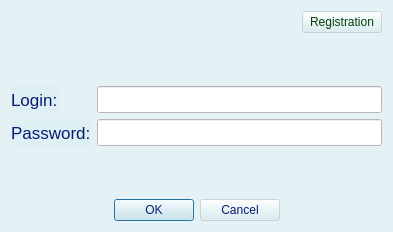
<?xml version="1.0" encoding="UTF-8"?>
<ui version="4.0">
 <class>LoginForm</class>
 <widget class="QWidget" name="LoginForm">
  <property name="geometry">
   <rect>
    <x>0</x>
    <y>0</y>
    <width>393</width>
    <height>232</height>
   </rect>
  </property>
  <property name="windowTitle">
   <string>Form</string>
  </property>
  <property name="styleSheet">
   <string notr="true">color: rgb(7, 27, 115);
background-color: rgba(213, 236, 241, 104);</string>
  </property>
  <layout class="QVBoxLayout" name="verticalLayout">
   <item>
    <layout class="QHBoxLayout" name="horizontalLayout_2">
     <item>
      <spacer name="horizontalSpacer_3">
       <property name="orientation">
        <enum>Qt::Horizontal</enum>
       </property>
       <property name="sizeHint" stdset="0">
        <size>
         <width>40</width>
         <height>20</height>
        </size>
       </property>
      </spacer>
     </item>
     <item>
      <widget class="QPushButton" name="registrationPushButton">
       <property name="styleSheet">
        <string notr="true">font: 25 italic 9pt &quot;Ubuntu&quot;;
color: rgb(6, 64, 13);
border-color: rgba(254, 252, 252, 0);</string>
       </property>
       <property name="text">
        <string>Registration</string>
       </property>
      </widget>
     </item>
    </layout>
   </item>
   <item>
    <spacer name="verticalSpacer">
     <property name="orientation">
      <enum>Qt::Vertical</enum>
     </property>
     <property name="sizeHint" stdset="0">
      <size>
       <width>20</width>
       <height>40</height>
      </size>
     </property>
    </spacer>
   </item>
   <item>
    <layout class="QFormLayout" name="formLayout">
     <item row="0" column="0">
      <widget class="QLabel" name="label">
       <property name="font">
        <font>
         <pointsize>13</pointsize>
        </font>
       </property>
       <property name="styleSheet">
        <string notr="true">color: rgb(7, 27, 115);</string>
       </property>
       <property name="text">
        <string>Login:</string>
       </property>
      </widget>
     </item>
     <item row="0" column="1">
      <widget class="QLineEdit" name="loginEdit">
       <property name="font">
        <font>
         <pointsize>12</pointsize>
        </font>
       </property>
       <property name="styleSheet">
        <string notr="true">background-color: rgb(255, 255, 255);</string>
       </property>
       <property name="text">
        <string/>
       </property>
      </widget>
     </item>
     <item row="1" column="0">
      <widget class="QLabel" name="label_2">
       <property name="font">
        <font>
         <pointsize>13</pointsize>
        </font>
       </property>
       <property name="styleSheet">
        <string notr="true">color: rgb(7, 27, 115);</string>
       </property>
       <property name="text">
        <string>Password:</string>
       </property>
      </widget>
     </item>
     <item row="1" column="1">
      <widget class="QLineEdit" name="passwordEdit">
       <property name="font">
        <font>
         <pointsize>12</pointsize>
        </font>
       </property>
       <property name="styleSheet">
        <string notr="true">background-color: rgb(255, 255, 255);</string>
       </property>
       <property name="text">
        <string/>
       </property>
       <property name="echoMode">
        <enum>QLineEdit::Password</enum>
       </property>
      </widget>
     </item>
    </layout>
   </item>
   <item>
    <spacer name="verticalSpacer_2">
     <property name="orientation">
      <enum>Qt::Vertical</enum>
     </property>
     <property name="sizeHint" stdset="0">
      <size>
       <width>20</width>
       <height>40</height>
      </size>
     </property>
    </spacer>
   </item>
   <item>
    <layout class="QHBoxLayout" name="horizontalLayout">
     <item>
      <spacer name="horizontalSpacer_2">
       <property name="orientation">
        <enum>Qt::Horizontal</enum>
       </property>
       <property name="sizeHint" stdset="0">
        <size>
         <width>40</width>
         <height>20</height>
        </size>
       </property>
      </spacer>
     </item>
     <item>
      <widget class="QDialogButtonBox" name="buttonBox">
       <property name="standardButtons">
        <set>QDialogButtonBox::Cancel|QDialogButtonBox::Ok</set>
       </property>
       <property name="centerButtons">
        <bool>false</bool>
       </property>
      </widget>
     </item>
     <item>
      <spacer name="horizontalSpacer">
       <property name="orientation">
        <enum>Qt::Horizontal</enum>
       </property>
       <property name="sizeHint" stdset="0">
        <size>
         <width>40</width>
         <height>20</height>
        </size>
       </property>
      </spacer>
     </item>
    </layout>
   </item>
  </layout>
 </widget>
 <resources/>
 <connections/>
</ui>
